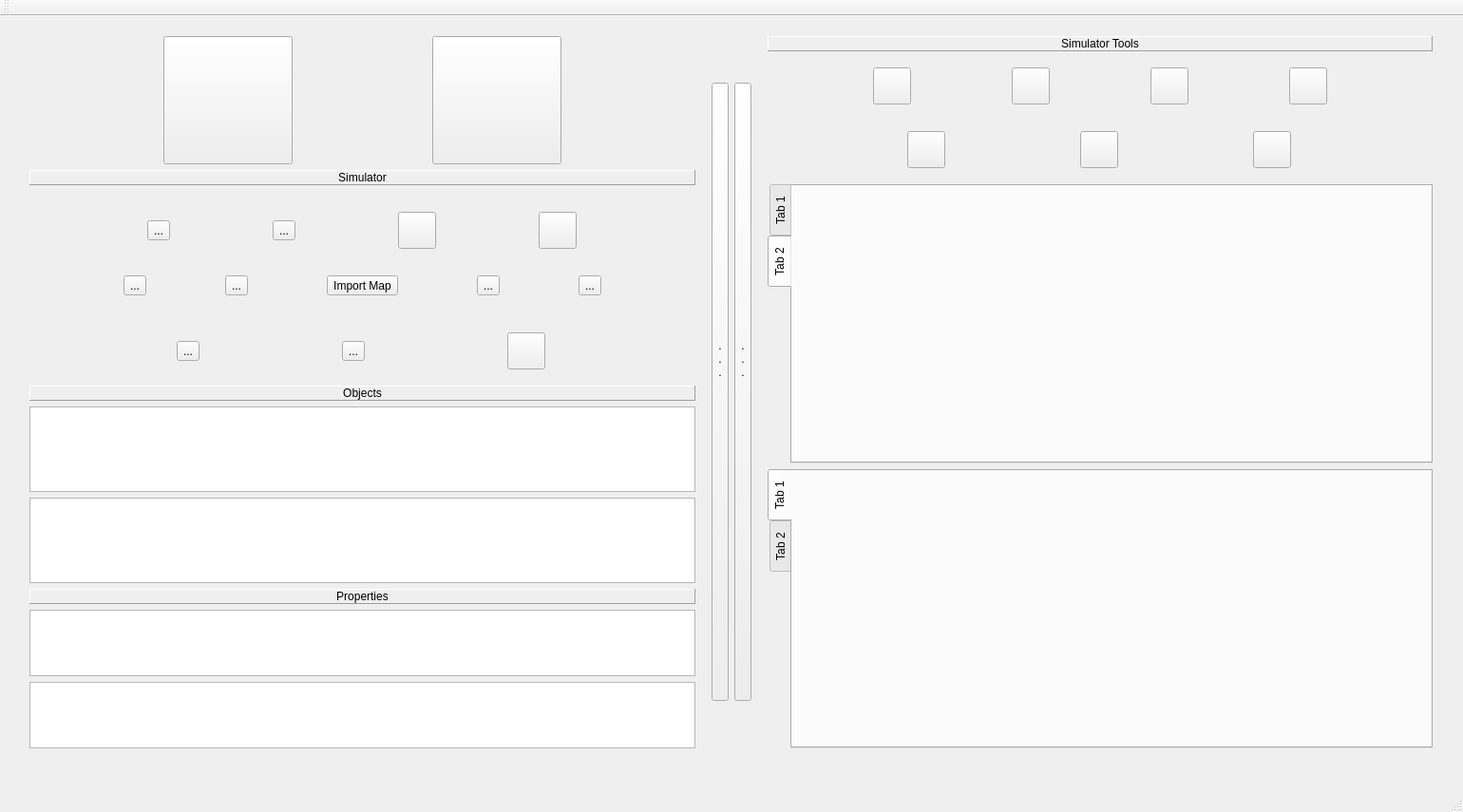
<?xml version="1.0" encoding="UTF-8"?>
<ui version="4.0">
 <class>MainWindow</class>
 <widget class="QMainWindow" name="MainWindow">
  <property name="geometry">
   <rect>
    <x>0</x>
    <y>0</y>
    <width>1540</width>
    <height>855</height>
   </rect>
  </property>
  <property name="sizePolicy">
   <sizepolicy hsizetype="Ignored" vsizetype="Ignored">
    <horstretch>0</horstretch>
    <verstretch>0</verstretch>
   </sizepolicy>
  </property>
  <property name="windowTitle">
   <string>Veranda</string>
  </property>
  <widget class="QWidget" name="centralWidget">
   <property name="sizePolicy">
    <sizepolicy hsizetype="Ignored" vsizetype="Ignored">
     <horstretch>0</horstretch>
     <verstretch>0</verstretch>
    </sizepolicy>
   </property>
   <widget class="QWidget" name="horizontalLayoutWidget">
    <property name="geometry">
     <rect>
      <x>9</x>
      <y>-1</y>
      <width>1521</width>
      <height>794</height>
     </rect>
    </property>
    <layout class="QHBoxLayout" name="mainLayout" stretch="0,1,0">
     <item>
      <layout class="QHBoxLayout" name="menuLayout">
       <item>
        <widget class="QWidget" name="menuWidget" native="true">
         <layout class="QVBoxLayout" name="verticalLayout" stretch="0,0,0,0,0,0,0,0,1,1">
          <item>
           <layout class="QHBoxLayout" name="horizontalLayout">
            <item>
             <widget class="QToolButton" name="simulatorButton">
              <property name="toolTip">
               <string>Simulation Mode</string>
              </property>
              <property name="text">
               <string/>
              </property>
              <property name="icon">
               <iconset resource="resources.qrc">
                <normaloff>:/modes/Simulator</normaloff>:/modes/Simulator</iconset>
              </property>
              <property name="iconSize">
               <size>
                <width>128</width>
                <height>128</height>
               </size>
              </property>
             </widget>
            </item>
            <item>
             <widget class="QToolButton" name="designerButton">
              <property name="toolTip">
               <string>Designer Mode</string>
              </property>
              <property name="text">
               <string/>
              </property>
              <property name="icon">
               <iconset resource="resources.qrc">
                <normaloff>:/modes/Designer</normaloff>:/modes/Designer</iconset>
              </property>
              <property name="iconSize">
               <size>
                <width>128</width>
                <height>128</height>
               </size>
              </property>
             </widget>
            </item>
           </layout>
          </item>
          <item>
           <widget class="QLabel" name="modeLabel">
            <property name="font">
             <font>
              <kerning>true</kerning>
             </font>
            </property>
            <property name="focusPolicy">
             <enum>Qt::NoFocus</enum>
            </property>
            <property name="acceptDrops">
             <bool>false</bool>
            </property>
            <property name="frameShape">
             <enum>QFrame::Panel</enum>
            </property>
            <property name="frameShadow">
             <enum>QFrame::Raised</enum>
            </property>
            <property name="text">
             <string>Simulator</string>
            </property>
            <property name="alignment">
             <set>Qt::AlignCenter</set>
            </property>
           </widget>
          </item>
          <item>
           <widget class="QWidget" name="simulatorMenuWidget" native="true">
            <layout class="QVBoxLayout" name="simulatorMenuWidgetLayout">
             <item>
              <widget class="QWidget" name="firstSimulatorMenuWidget" native="true">
               <layout class="QHBoxLayout" name="simulationMenuLayout" stretch="0,0,0,0">
                <item>
                 <widget class="QToolButton" name="joystickButton">
                  <property name="toolTip">
                   <string>New Joystick</string>
                  </property>
                  <property name="text">
                   <string>...</string>
                  </property>
                  <property name="icon">
                   <iconset resource="resources.qrc">
                    <normaloff>:/sim/Joystick</normaloff>:/sim/Joystick</iconset>
                  </property>
                  <property name="iconSize">
                   <size>
                    <width>32</width>
                    <height>32</height>
                   </size>
                  </property>
                 </widget>
                </item>
                <item>
                 <widget class="QToolButton" name="screenshotSimButton">
                  <property name="toolTip">
                   <string>Take Screenshot</string>
                  </property>
                  <property name="text">
                   <string>...</string>
                  </property>
                  <property name="icon">
                   <iconset resource="resources.qrc">
                    <normaloff>:/sim/Screenshot</normaloff>:/sim/Screenshot</iconset>
                  </property>
                  <property name="iconSize">
                   <size>
                    <width>32</width>
                    <height>32</height>
                   </size>
                  </property>
                 </widget>
                </item>
                <item>
                 <widget class="QToolButton" name="speedSimButton">
                  <property name="toolTip">
                   <string>Speed x2</string>
                  </property>
                  <property name="text">
                   <string/>
                  </property>
                  <property name="icon">
                   <iconset resource="resources.qrc">
                    <normaloff>:/sim/SpeedOne</normaloff>:/sim/SpeedOne</iconset>
                  </property>
                  <property name="iconSize">
                   <size>
                    <width>32</width>
                    <height>32</height>
                   </size>
                  </property>
                 </widget>
                </item>
                <item>
                 <widget class="QToolButton" name="playSimButton">
                  <property name="toolTip">
                   <string>Play Simulation</string>
                  </property>
                  <property name="text">
                   <string/>
                  </property>
                  <property name="icon">
                   <iconset resource="resources.qrc">
                    <normaloff>:/sim/Play</normaloff>:/sim/Play</iconset>
                  </property>
                  <property name="iconSize">
                   <size>
                    <width>32</width>
                    <height>32</height>
                   </size>
                  </property>
                 </widget>
                </item>
               </layout>
              </widget>
             </item>
             <item>
              <widget class="QWidget" name="secondSimulatorMenuWidget" native="true">
               <layout class="QHBoxLayout" name="simulationMenuLayout_2" stretch="0,0,0,0,0">
                <item>
                 <widget class="QToolButton" name="newSimButton">
                  <property name="toolTip">
                   <string>New Simulation</string>
                  </property>
                  <property name="text">
                   <string>...</string>
                  </property>
                  <property name="icon">
                   <iconset resource="resources.qrc">
                    <normaloff>:/files/Add</normaloff>:/files/Add</iconset>
                  </property>
                  <property name="iconSize">
                   <size>
                    <width>32</width>
                    <height>32</height>
                   </size>
                  </property>
                 </widget>
                </item>
                <item>
                 <widget class="QToolButton" name="saveSimButton">
                  <property name="toolTip">
                   <string>Save Simulation</string>
                  </property>
                  <property name="text">
                   <string>...</string>
                  </property>
                  <property name="icon">
                   <iconset resource="resources.qrc">
                    <normaloff>:/files/Save</normaloff>:/files/Save</iconset>
                  </property>
                  <property name="iconSize">
                   <size>
                    <width>32</width>
                    <height>32</height>
                   </size>
                  </property>
                 </widget>
                </item>
                <item>
                 <widget class="QToolButton" name="importMapButton">
                  <property name="toolTip">
                   <string>Load Map</string>
                  </property>
                  <property name="text">
                   <string>Import Map</string>
                  </property>
                  <property name="icon">
                   <iconset resource="resources.qrc">
                    <normaloff>:/files/Load</normaloff>:/files/Load</iconset>
                  </property>
                  <property name="iconSize">
                   <size>
                    <width>32</width>
                    <height>32</height>
                   </size>
                  </property>
                 </widget>
                </item>
                <item>
                 <widget class="QToolButton" name="quickSaveButton">
                  <property name="toolTip">
                   <string>Quick Save</string>
                  </property>
                  <property name="text">
                   <string>...</string>
                  </property>
                  <property name="icon">
                   <iconset resource="resources.qrc">
                    <normaloff>:/sim/QuickSave</normaloff>:/sim/QuickSave</iconset>
                  </property>
                  <property name="iconSize">
                   <size>
                    <width>32</width>
                    <height>32</height>
                   </size>
                  </property>
                 </widget>
                </item>
                <item>
                 <widget class="QToolButton" name="quickLoadButton">
                  <property name="toolTip">
                   <string>Quick Load</string>
                  </property>
                  <property name="text">
                   <string>...</string>
                  </property>
                  <property name="icon">
                   <iconset resource="resources.qrc">
                    <normaloff>:/sim/QuickLoad</normaloff>:/sim/QuickLoad</iconset>
                  </property>
                  <property name="iconSize">
                   <size>
                    <width>32</width>
                    <height>32</height>
                   </size>
                  </property>
                 </widget>
                </item>
               </layout>
              </widget>
             </item>
            </layout>
           </widget>
          </item>
          <item>
           <widget class="QWidget" name="designerMenuWidget" native="true">
            <layout class="QHBoxLayout" name="robotModeMenuLayout">
             <item>
              <widget class="QToolButton" name="newObjectButton">
               <property name="toolTip">
                <string>New Object</string>
               </property>
               <property name="text">
                <string>...</string>
               </property>
               <property name="icon">
                <iconset resource="resources.qrc">
                 <normaloff>:/files/Add</normaloff>:/files/Add</iconset>
               </property>
               <property name="iconSize">
                <size>
                 <width>32</width>
                 <height>32</height>
                </size>
               </property>
              </widget>
             </item>
             <item>
              <widget class="QToolButton" name="saveObjectButton">
               <property name="toolTip">
                <string>Save Object</string>
               </property>
               <property name="text">
                <string>...</string>
               </property>
               <property name="icon">
                <iconset resource="resources.qrc">
                 <normaloff>:/files/Save</normaloff>:/files/Save</iconset>
               </property>
               <property name="iconSize">
                <size>
                 <width>32</width>
                 <height>32</height>
                </size>
               </property>
              </widget>
             </item>
             <item>
              <widget class="QToolButton" name="loadObjectButton">
               <property name="toolTip">
                <string>Load Object</string>
               </property>
               <property name="text">
                <string/>
               </property>
               <property name="icon">
                <iconset resource="resources.qrc">
                 <normaloff>:/files/Load</normaloff>:/files/Load</iconset>
               </property>
               <property name="iconSize">
                <size>
                 <width>32</width>
                 <height>32</height>
                </size>
               </property>
              </widget>
             </item>
            </layout>
           </widget>
          </item>
          <item>
           <widget class="QLabel" name="activeObjectsLabel">
            <property name="frameShape">
             <enum>QFrame::Panel</enum>
            </property>
            <property name="frameShadow">
             <enum>QFrame::Raised</enum>
            </property>
            <property name="text">
             <string>Objects</string>
            </property>
            <property name="alignment">
             <set>Qt::AlignCenter</set>
            </property>
           </widget>
          </item>
          <item>
           <widget class="QListWidget" name="designerActiveWidget"/>
          </item>
          <item>
           <widget class="QListWidget" name="simulatorActiveWidget"/>
          </item>
          <item>
           <widget class="QLabel" name="propertiesLabel">
            <property name="frameShape">
             <enum>QFrame::Panel</enum>
            </property>
            <property name="frameShadow">
             <enum>QFrame::Raised</enum>
            </property>
            <property name="text">
             <string>Properties</string>
            </property>
            <property name="alignment">
             <set>Qt::AlignCenter</set>
            </property>
           </widget>
          </item>
          <item>
           <widget class="QTableView" name="designerPropertiesTableView"/>
          </item>
          <item>
           <widget class="QTableView" name="propertiesTableView"/>
          </item>
         </layout>
        </widget>
       </item>
       <item>
        <widget class="QToolButton" name="showMenuButton">
         <property name="text">
          <string>


















.
.
.























</string>
         </property>
        </widget>
       </item>
      </layout>
     </item>
     <item>
      <layout class="QHBoxLayout" name="worldViewLayout"/>
     </item>
     <item>
      <layout class="QHBoxLayout" name="buildObjectsLayout" stretch="0,0">
       <item>
        <widget class="QToolButton" name="showBuildObjectsButton">
         <property name="text">
          <string>


















.
.
.























</string>
         </property>
        </widget>
       </item>
       <item>
        <widget class="QWidget" name="buildToolsWidget" native="true">
         <layout class="QVBoxLayout" name="buildToolsLayout" stretch="0,0,0,0,0">
          <item>
           <widget class="QLabel" name="buildToolsLabel">
            <property name="frameShape">
             <enum>QFrame::Panel</enum>
            </property>
            <property name="frameShadow">
             <enum>QFrame::Raised</enum>
            </property>
            <property name="text">
             <string>Simulator Tools</string>
            </property>
            <property name="alignment">
             <set>Qt::AlignCenter</set>
            </property>
           </widget>
          </item>
          <item>
           <widget class="QWidget" name="designerToolsMenu" native="true">
            <layout class="QHBoxLayout" name="designerToolsLayout">
             <item>
              <widget class="QToolButton" name="addToolButton">
               <property name="toolTip">
                <string>Add Component</string>
               </property>
               <property name="text">
                <string/>
               </property>
               <property name="icon">
                <iconset resource="resources.qrc">
                 <normaloff>:/files/Add</normaloff>:/files/Add</iconset>
               </property>
               <property name="iconSize">
                <size>
                 <width>32</width>
                 <height>32</height>
                </size>
               </property>
              </widget>
             </item>
             <item>
              <widget class="QToolButton" name="deleteToolButton">
               <property name="toolTip">
                <string>Delete Component</string>
               </property>
               <property name="text">
                <string/>
               </property>
               <property name="icon">
                <iconset resource="resources.qrc">
                 <normaloff>:/files/Delete</normaloff>:/files/Delete</iconset>
               </property>
               <property name="iconSize">
                <size>
                 <width>32</width>
                 <height>32</height>
                </size>
               </property>
              </widget>
             </item>
             <item>
              <widget class="QToolButton" name="loadToolsButton">
               <property name="toolTip">
                <string>Load Components</string>
               </property>
               <property name="text">
                <string/>
               </property>
               <property name="icon">
                <iconset resource="resources.qrc">
                 <normaloff>:/files/Load</normaloff>:/files/Load</iconset>
               </property>
               <property name="iconSize">
                <size>
                 <width>32</width>
                 <height>32</height>
                </size>
               </property>
              </widget>
             </item>
             <item>
              <widget class="QToolButton" name="exportObjectButton">
               <property name="toolTip">
                <string>Export as World Object</string>
               </property>
               <property name="text">
                <string/>
               </property>
               <property name="icon">
                <iconset resource="resources.qrc">
                 <normaloff>:/files/Export</normaloff>:/files/Export</iconset>
               </property>
               <property name="iconSize">
                <size>
                 <width>32</width>
                 <height>32</height>
                </size>
               </property>
              </widget>
             </item>
            </layout>
           </widget>
          </item>
          <item>
           <widget class="QWidget" name="simulatorToolsMenu" native="true">
            <layout class="QHBoxLayout" name="simulatorToolsLayout">
             <item>
              <widget class="QToolButton" name="addObjectButton">
               <property name="toolTip">
                <string>Add Object</string>
               </property>
               <property name="text">
                <string/>
               </property>
               <property name="icon">
                <iconset resource="resources.qrc">
                 <normaloff>:/files/Add</normaloff>:/files/Add</iconset>
               </property>
               <property name="iconSize">
                <size>
                 <width>32</width>
                 <height>32</height>
                </size>
               </property>
              </widget>
             </item>
             <item>
              <widget class="QToolButton" name="deleteObjectButton">
               <property name="toolTip">
                <string>Delete Object</string>
               </property>
               <property name="text">
                <string/>
               </property>
               <property name="icon">
                <iconset resource="resources.qrc">
                 <normaloff>:/files/Delete</normaloff>:/files/Delete</iconset>
               </property>
               <property name="iconSize">
                <size>
                 <width>32</width>
                 <height>32</height>
                </size>
               </property>
              </widget>
             </item>
             <item>
              <widget class="QToolButton" name="loadObjectsButton">
               <property name="toolTip">
                <string>Load Objects</string>
               </property>
               <property name="text">
                <string/>
               </property>
               <property name="icon">
                <iconset resource="resources.qrc">
                 <normaloff>:/files/Load</normaloff>:/files/Load</iconset>
               </property>
               <property name="iconSize">
                <size>
                 <width>32</width>
                 <height>32</height>
                </size>
               </property>
              </widget>
             </item>
            </layout>
           </widget>
          </item>
          <item>
           <widget class="QTabWidget" name="simulatorToolsList">
            <property name="tabPosition">
             <enum>QTabWidget::West</enum>
            </property>
            <property name="currentIndex">
             <number>1</number>
            </property>
            <widget class="QWidget" name="tab">
             <attribute name="title">
              <string>Tab 1</string>
             </attribute>
            </widget>
            <widget class="QWidget" name="tab_2">
             <attribute name="title">
              <string>Tab 2</string>
             </attribute>
            </widget>
           </widget>
          </item>
          <item>
           <widget class="QTabWidget" name="designerToolsList">
            <property name="tabPosition">
             <enum>QTabWidget::West</enum>
            </property>
            <property name="tabShape">
             <enum>QTabWidget::Rounded</enum>
            </property>
            <widget class="QWidget" name="tab_3">
             <attribute name="title">
              <string>Tab 1</string>
             </attribute>
            </widget>
            <widget class="QWidget" name="tab_4">
             <attribute name="title">
              <string>Tab 2</string>
             </attribute>
            </widget>
           </widget>
          </item>
         </layout>
        </widget>
       </item>
      </layout>
     </item>
    </layout>
   </widget>
  </widget>
  <widget class="QMenuBar" name="menuBar">
   <property name="geometry">
    <rect>
     <x>0</x>
     <y>0</y>
     <width>1540</width>
     <height>20</height>
    </rect>
   </property>
  </widget>
  <widget class="QToolBar" name="mainToolBar">
   <attribute name="toolBarArea">
    <enum>TopToolBarArea</enum>
   </attribute>
   <attribute name="toolBarBreak">
    <bool>false</bool>
   </attribute>
  </widget>
  <widget class="QStatusBar" name="statusBar"/>
 </widget>
 <layoutdefault spacing="6" margin="11"/>
 <resources>
  <include location="resources.qrc"/>
 </resources>
 <connections/>
</ui>
